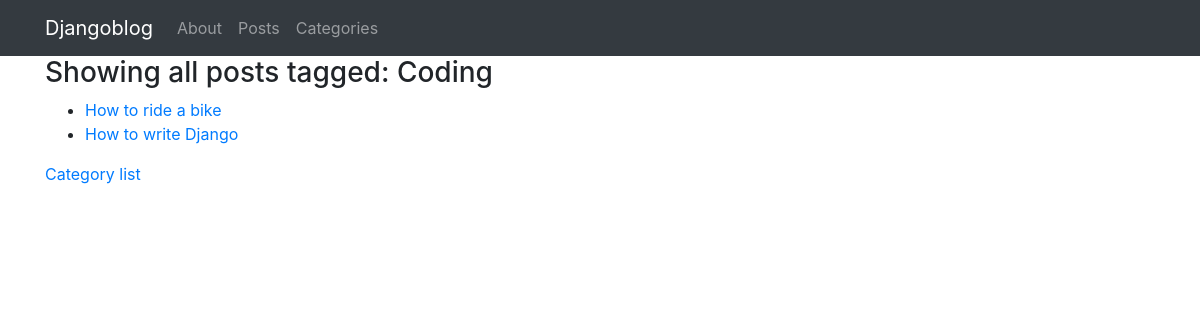
Screenshot of /blog/categories/coding with the database file from the repository.
### blog/models.py (models this page shows)
class Categories(models.Model):
    Category_name=models.CharField(max_length=100)
    slug=models.SlugField()

class Post(models.Model):
    Title=models.CharField(max_length=100)
    Date=models.DateTimeField()
    Body=models.TextField()
    Category=models.ManyToManyField('Categories')
    slug=models.SlugField()

### blog/views.py (the view)
# urls.py: path('categories/<slug:slug>',views.categorydetailview,name='category'),
def categorydetailview(request,slug):
    category= Categories.objects.get(slug=slug)
    posts=Post.objects.filter(Category=category.pk)
    context={'category':category,'posts':posts}
    return render(request,'categories/category_detail.html',context)

### blog/templates/categories/category_detail.html
{% extends "base.html"%}
{% block content %}
    <h3>Showing all posts tagged:
    {{category.Category_name}}
    </h3>
<ul>
    {% for post in posts %}
<li><a href="../{{post.slug}}">
    {{post.Title}}
</li></a>
{% endfor %}
</ul>
{% endblock %}

### rows the page displays
Categories: Category_name "Coding"
Post: Title "How to ride a bike"
Post: Title "How to write Django"
